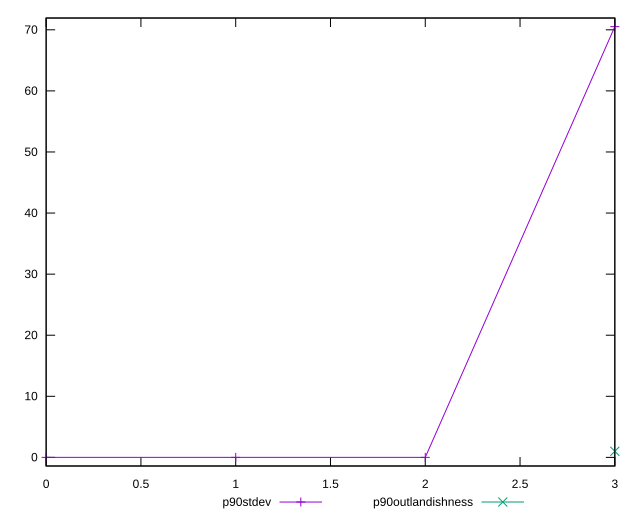

Write gnuplot code to recreate this figure.
reset

$p90Stdev <<EOF
0 0
1 0
2 0
3 70.5203610446309
EOF

$p90Outlandishness <<EOF
3 0.9993651801461324
EOF

set key outside below
set xrange [0:3]
set yrange [-1.4104072208926182:71.93076826552353]
set trange [-1.4104072208926182:71.93076826552353]
set terminal svg size 640, 520 enhanced background rgb 'white'
set output "reports/report_00032_2021-02-25T10-28-15.087Z/unminified-javascript/progression/stddev.svg"

plot $p90Stdev title "p90stdev" with linespoints, \
     $p90Outlandishness title "p90outlandishness" with linespoints

reset
